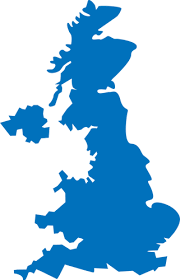
#> input picture images/england.png, 180 x 280 px
$ python 'Center of gravity.py'   (older library calls are emulated)
#> lines starting #> are read from the running program, lines starting #| are printed output that depends on the picture; after the words box and inside, x2 and y2 are one past the last pixel; in counts of white or black regions, pixels touching at a corner belong together
import cv2
import numpy as np

img = cv2.imread('images/england.png')
#> img is the input picture: shape (280, 180, 3); mean B, G, R 227.7, 197.1, 151.6
imgray = cv2.cvtColor(img, cv2.COLOR_BGR2GRAY)
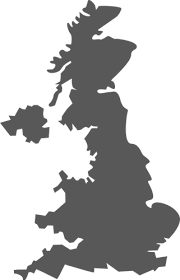
#> imgray: shape (280, 180); min 78, max 255, mean 187.1

ret, thr = cv2.threshold(imgray, 127, 255, cv2.THRESH_BINARY)
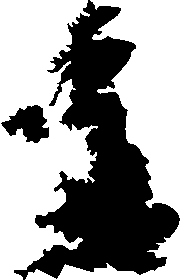
#> thr: shape (280, 180); 60.3% white; 2 black regions

_, contours, _ = cv2.findContours(thr, cv2.RETR_TREE, cv2.CHAIN_APPROX_SIMPLE)
#> contours = 4 contours; box (x1, y1, x2, y2) and area: (0, 0, 98, 280) 17820, (90, 0, 180, 218) 10584, (25, 221, 180, 280) 1944, (0, 104, 50, 144) 1154
cnt = contours[3]
#> cnt = contour of 82 points, box (x1, y1, x2, y2) (0, 104, 50, 144), area 1154

cv2.drawContours(img, [cnt], -1, (0, 255, 0), 2)
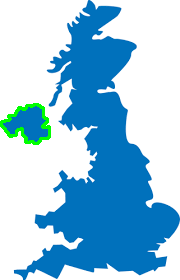
#> img: shape (280, 180, 3); 1.14% of pixels changed, all inside (x1, y1, x2, y2) = (0, 103, 51, 145)

cv2.imshow('england', img)
cv2.waitKey(0)
cv2.destroyAllWindows()
